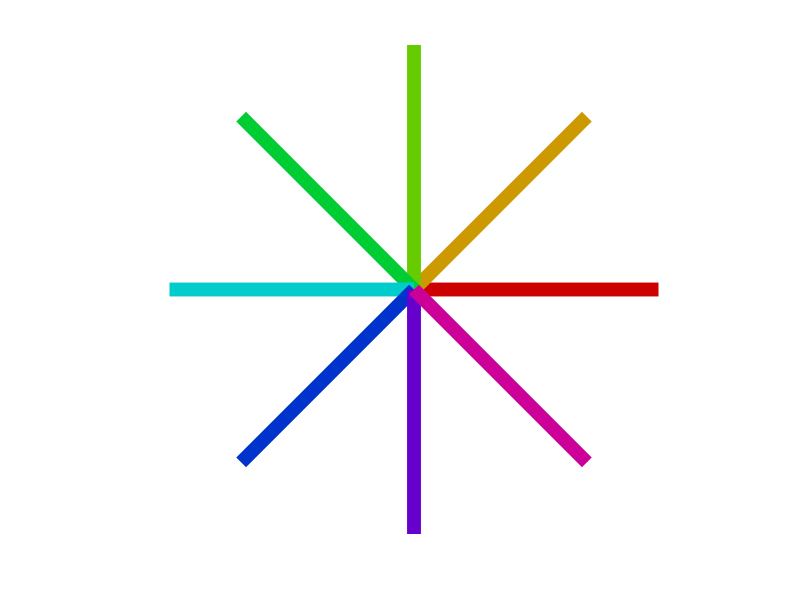
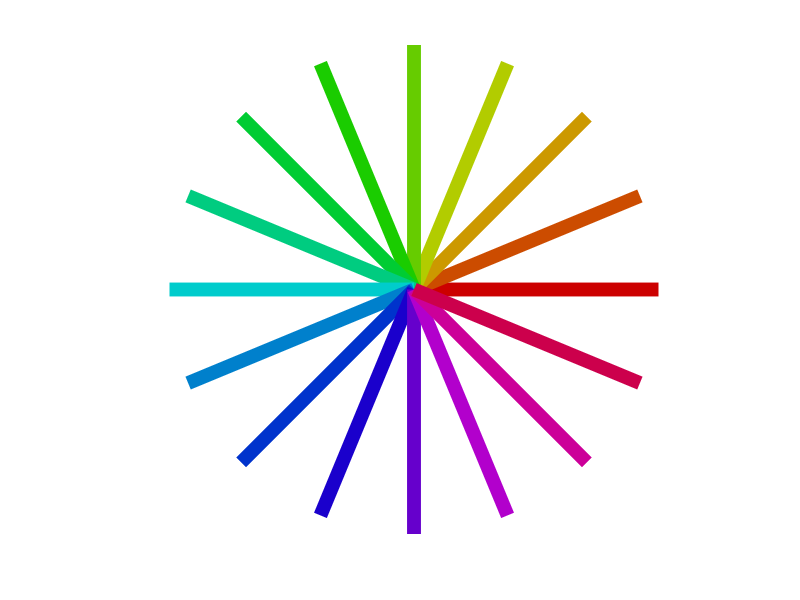

The MATLAB source for these figures, in order:
outDir = '/Users/frankwillett/Data/Derived/CurveImages/';

%%
theta = linspace(0,2*pi,9);
theta = theta(1:(end-1));

colors = hsv(length(theta))*0.8;
dir = [cos(theta)', sin(theta)'];

figure
hold on;
for t=1:size(dir,1)
    plot([0, dir(t,1)], [0, dir(t,2)],'-','LineWidth',10,'Color',colors(t,:));
end
axis off;
axis equal;

saveas(gcf,[outDir '8dirLegendWheel.png'],'png');

%%
theta = linspace(0,2*pi,17);
theta = theta(1:(end-1));

colors = hsv(length(theta))*0.8;
dir = [cos(theta)', sin(theta)'];

figure
hold on;
for t=1:size(dir,1)
    plot([0, dir(t,1)], [0, dir(t,2)],'-','LineWidth',10,'Color',colors(t,:));
end
axis off;
axis equal;

saveas(gcf,[outDir '16dirLegendWheel.png'],'png');